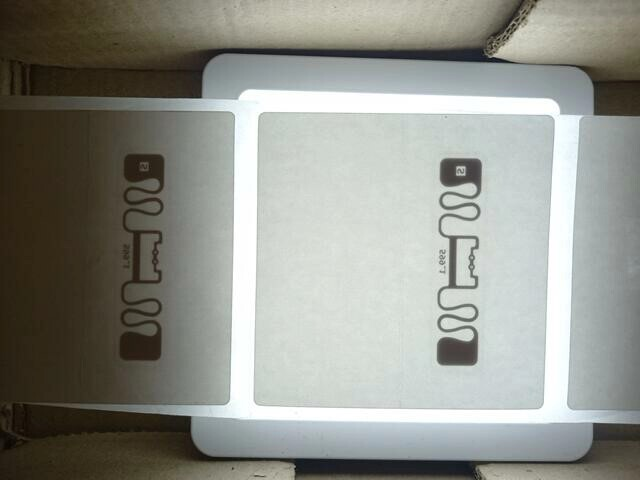
#> input picture ima/Buenas/prueba.jpeg, 640 x 480 px, found by its file name
$ python temp.py   (older library calls are emulated)
#> lines starting #> are read from the running program, lines starting #| are printed output that depends on the picture; after the words box and inside, x2 and y2 are one past the last pixel; in counts of white or black regions, pixels touching at a corner belong together
import numpy as np
import cv2 as cv2
import matplotlib.pylab as plt

cv2.destroyAllWindows()

def segColorKMeans(imagen,K):

    twoDimage = imagen.reshape((-1,1))
    twoDimage = np.float32(twoDimage)

    criteria = (cv2.TERM_CRITERIA_EPS + cv2.TERM_CRITERIA_MAX_ITER, 10, 1.0)
    attempts=10

    ret,label,center =cv2.kmeans(twoDimage,K,None,criteria,attempts,cv2.KMEANS_PP_CENTERS)
    center = np.uint8(center)
    res = center[label.flatten()]
    return res.reshape((imagen.shape)) , ret , label,  center

def adjust_gamma(image, gamma=1.0):
	# build a lookup table mapping the pixel values [0, 255] to
	# their adjusted gamma values
	invGamma = 1.0 / gamma
	table = np.array([((i / 255.0) ** invGamma) * 255
		for i in np.arange(0, 256)]).astype("uint8")
	# apply gamma correction using the lookup table
	return cv2.LUT(image, table)

# %% PREPROCESAMIENTO DE LA IMAGEN ORIGINAL

#imagen_fuente = cv2.imread('F4.jpeg')
imagen_fuente = cv2.imread('Buenas/prueba.jpeg')
#> imagen_fuente is the input picture: shape (480, 640, 3); mean B, G, R 138.8, 146, 144.4
imagen  = imagen_fuente.copy()
imagen_redi = cv2.resize(imagen_fuente,(680,500))
#cv2.imshow('IMAGEN ORIGINAL',imagen_redi)

denoised = cv2.fastNlMeansDenoisingColored(imagen_redi, None, 10, 10, 7, 21)
#cv2.imshow('IMAGEN ruido',denoised)


imGray = cv2.cvtColor(imagen_redi, cv2.COLOR_BGR2GRAY)
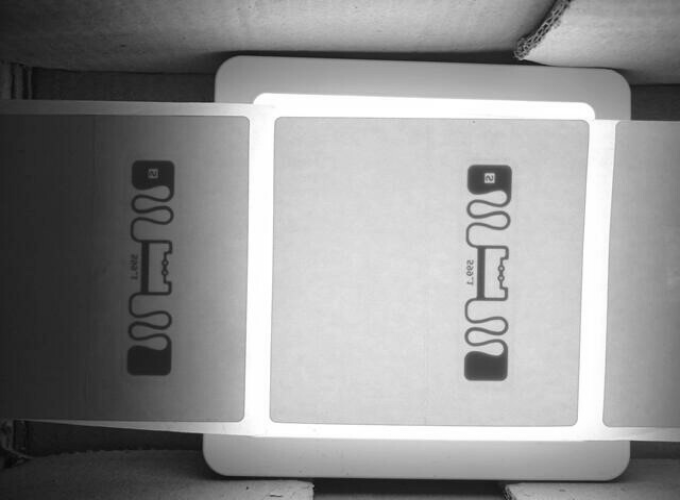
#> imGray: shape (500, 680); min 7, max 255, mean 144.6
#cv2.imshow('IMAGEN ESCALA DE GRIS',cv2.resize(imGray,(680,500)))

imagen_fil = cv2.medianBlur(imGray, 7)
#cv2.imshow('Filtro ',cv2.resize(imagen_fil,(680,500)))

# Blur the image
imagen_gauss = cv2.GaussianBlur(imagen_fil, (3,3), 0)

# Apply Unsharp masking
imagen_highboost = cv2.addWeighted(imagen_fil, 2, imagen_gauss, -1, 0)
#cv2.imshow('Filtro highboost',cv2.resize(imagen_highboost,(680,500)))

imagen_gama = adjust_gamma(imagen_highboost,0.95)
#cv2.imshow('Correcion gama',cv2.resize(imagen_gama,(680,500)))

# %% HISTOGRAMAS

'''
plt.hist(imGray.ravel(),bins = 256, range = [0, 256])
plt.title("Gris")
plt.show()

plt.hist(imagen_fil.ravel(),bins = 256, range = [0, 256])
plt.title("Filtro mediana")
plt.show()

plt.hist(imagen_gama.ravel(),bins = 256, range = [0, 256])
plt.title("Correcion gama")
plt.show()

plt.hist(imagen_highboost.ravel(),bins = 256, range = [0, 256])
plt.title("Highboost")
plt.show()
'''
# %% SELECCIÓN DE LAS CAPAS DE INTERES

#cv2.imshow('Klosterizaciòn sin filtro',segColorKMeans(imagen,5))
imagen_KMeans ,ret , label,  center  =  segColorKMeans(imagen_gama,8)
#> in segColorKMeans, `ret,label,center =cv2.kmeans(twoDimage,K,None,criteria,attempts,cv2.KM..`: ret = 17884802.5; center = [35.36, 209.2, 154.2, 99.18, 251.3, 177.7, 130.4, 62.61]
#> in segColorKMeans, `center = np.uint8(center)`: center = [35, 209, 154, 99, 251, 177, 130, 62]
#> ret = 17884802.5; center = [35, 209, 154, 99, 251, 177, 130, 62]
cv2.imshow('clustering',imagen_KMeans)

imagen2 = imagen_KMeans.copy()
imagen3 = imagen_KMeans.copy()

imagen2[imagen_KMeans == center.min()] = 255
imagen2[imagen_KMeans != center.min()] = 0
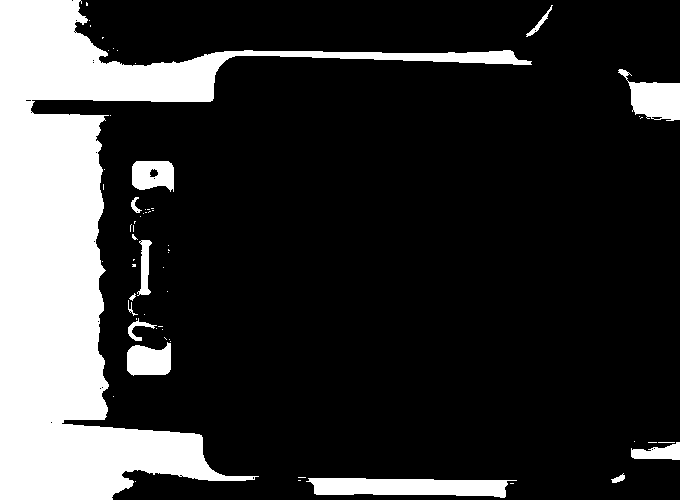
#> imagen2: shape (500, 680); 20.6% white; 62 white regions (49 under 20 px), largest, box (x1, y1, x2, y2) and area: (0, 0, 532, 500) 61121, (306, 478, 517, 498) 3143, (618, 69, 680, 121) 1761
#cv2.imshow("segmento 1", imagen2)

g = list(center)
#> g = [[35], [209], [154], [99], [251], [177], [130], [62]]
g.sort()

imagen3[imagen_KMeans == g[2]] = 255
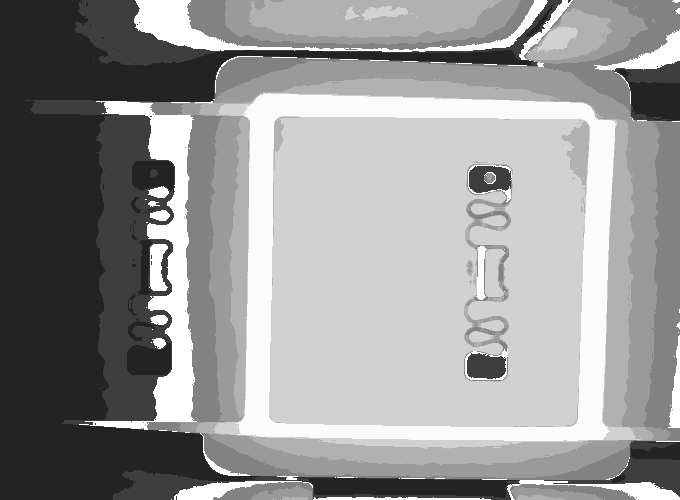
#> imagen3: shape (500, 680); min 35, max 255, mean 150.5
imagen3[imagen_KMeans != g[2]] = 0
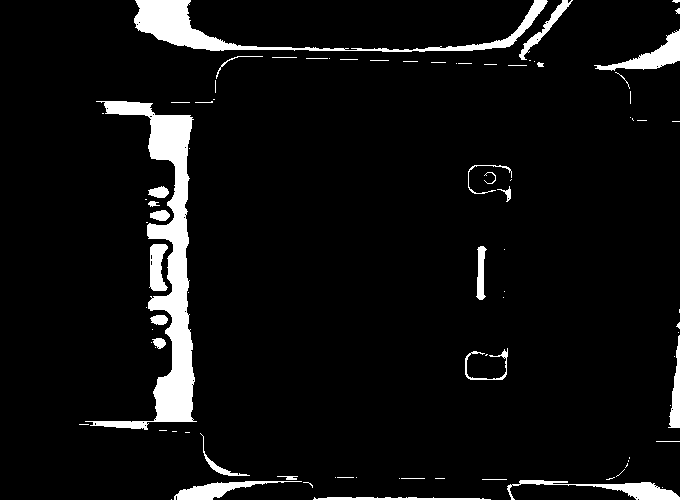
#> imagen3: shape (500, 680); 6.1% white; 87 white regions (56 under 20 px), largest, box (x1, y1, x2, y2) and area: (85, 101, 197, 430) 8915, (134, 0, 548, 52) 4168, (594, 29, 680, 71) 1158
#cv2.imshow("segmento 3", imagen3)

# %% CALCULO DEL PIXEL CENTRAL

height, width = imagen3.shape[:2]
#> height = 500; width = 680
height_center = height / 2
#> height_center = 250
wigth_center = width / 2
#> wigth_center = 340
center = (int(wigth_center), int(height_center))
#> center = (340, 250)


# %% BORDES Y CONTORNOS

canny = cv2.Canny(imagen3, 120, 255, 1)
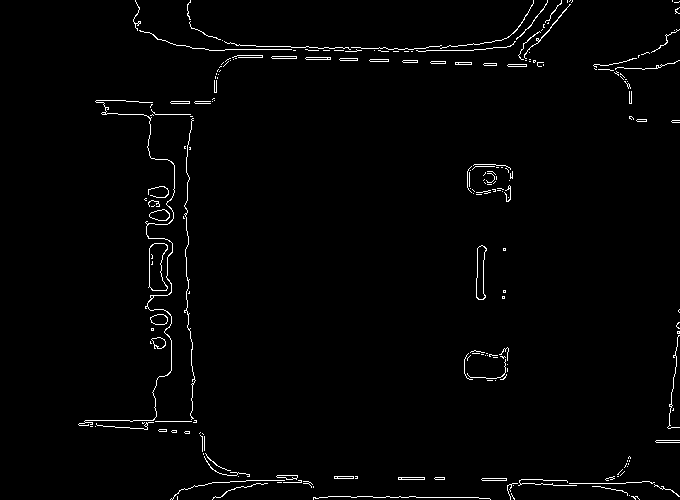
#> canny: shape (500, 680); 1.6% white in thin lines or dots, all inside (x1, y1, x2, y2) = (78, 0, 680, 500)
cnts, _ = cv2.findContours(canny, cv2.RETR_TREE, cv2.CHAIN_APPROX_SIMPLE)
#> cnts = 264 contours, 224 with area under 20; largest, box (x1, y1, x2, y2) and area: (148, 243, 168, 291) 648, (149, 243, 168, 291) 637, (476, 245, 487, 300) 367, (476, 245, 487, 300) 358, (149, 209, 170, 221) 163
cnts = sorted(cnts, key = cv2.contourArea, reverse = True)[:10]
#> cnts = 10 contours; largest, box (x1, y1, x2, y2) and area: (148, 243, 168, 291) 648, (149, 243, 168, 291) 637, (476, 245, 487, 300) 367, (476, 245, 487, 300) 358, (149, 209, 170, 221) 163
cv2.drawContours(imagen_gama, cnts, -1, (0, 255, 0), 3)
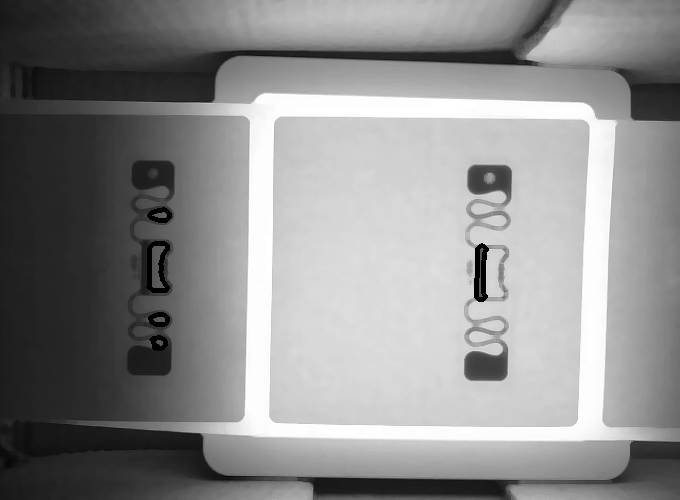
#> imagen_gama: shape (500, 680); min 0, max 255, mean 140.8
cv2.imshow("Bordes", canny)


index = 0
for c in cnts:

    result = cv2.pointPolygonTest(c, center, False)
    if (result == 1.0) :
        cv2.drawContours(imagen_redi, [c], -1, (255, 255, 255), 1)
        break
    index += 1
#> this loop made 10 passes
#> after the loop, index = 10
print('Index: ', index)
#| Index:  10

cv2.circle(imagen_redi, center, 2, (100, 100, 255), -1)
#> imagen_redi: shape (500, 680, 3); mean B, G, R 138.7, 145.9, 144.3
#cv2.putText(imagen_redi, 'Pixel central', (center[0], center[1]), cv2.FONT_HERSHEY_SIMPLEX, 1.0, (0, 0, 255), lineType=cv2.LINE_AA)

print('point1:', result)
#| point1: -1.0
cv2.imshow('Etiqueta central encontrada', imagen_redi)
flip1 = cv2.flip(imagen_redi,1)
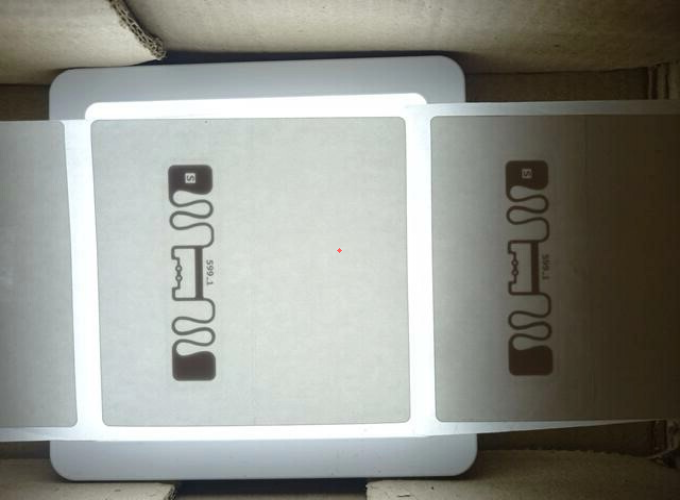
#> flip1: shape (500, 680, 3); mean B, G, R 138.7, 145.9, 144.3
#cv2.imshow("Etiqueta central Recortada invertida",cv2.resize(flip1,(680, 500)))

# %% RECORTE DE LA ETIQUETA CENTRAL

maskImage = np.zeros(imagen3.shape, dtype=np.uint8)
#cv2.drawContours(maskImage, cnts, (index - 1) , (255, 255, 255), -1)
newImage = cv2.bitwise_and(imagen3, maskImage)
#> newImage: shape (500, 680); every value is 0
#cv2.imshow("Etiqueta central Recortada",cv2.resize(newImage,(680, 500)))


#Invertir imagen en el eje de las x
#flip1 = cv2.flip(newImage,1)
#cv2.imshow("Etiqueta central Recortada invertida",cv2.resize(flip1,(680, 500)))

#%%
"""
print(sum(label))
label = np.uint8(label)
grupo =  label.reshape((imagen_KMeans.shape))

grupo1 = np.where(grupo == 1, 1 , 0)
grupo2 = np.where(grupo == 2, 1 , 0)
grupo1 = np.uint8(1 - grupo1)

dist = cv2.distanceTransform(grupo1, cv2.DIST_L2, 3)
cv2.imshow('Grupo 1', grupo1*255)


cv2.normalize(dist, dist, 0, 1.0, cv2.NORM_MINMAX)
cv2.imshow('Distance Transform Image', dist * grupo2)
"""
#%%
'''


methods = [cv2.TM_SQDIFF, cv2.TM_SQDIFF_NORMED, cv2.TM_CCORR,
            cv2.TM_CCORR_NORMED, cv2.TM_CCOEFF, cv2.TM_CCOEFF_NORMED]


for method in methods:
    {res = cv2.matchTemplate(image_gray, template_gray, method=method)
    min_val, max_val, min_loc, max_loc = cv2.minMaxLoc(res)
    print(min_val, max_val, min_loc, max_loc)

    if method == cv2.TM_SQDIFF or method == cv2.TM_SQDIFF_NORMED:
    x1, y1 = min_loc
    x2, y2 = min_loc[0] + template.shape[1], min_loc[1] + template.shape[0]
    else:
    x1, y1 = max_loc
    x2, y2 = max_loc[0] + template.shape[1], max_loc[1] + template.shape[0]

    cv2.rectangle(Copia, (x1, y1), (x2, y2), (0, 255, 0), 3)
    cv2.imshow("Image", Copia)
    cv2.imshow("Template", Muestra)
    Copia = imagen.copy()}


points = np.array([(0,240),(320,240),(226,100),(94,100)], dtype = np.int32)
ROI = np.zeros_like(imGray)
ignore_mask_color = 255
cv2.fillPoly(ROI, points, ignore_mask_color)
masked_image = cv2.bitwise_and(imGray, ROI)
cv2.imshow('IMAGEN ESCALA DE GRIS',cv2.resize(imGray,(680,500)))

# [4 lines of commented-out code are left out]
cv2.imshow('Imagen normalizada',np.concatenate((cv2.resize(imGray,(450,300)), cv2.resize(im3,(450,300))), axis=1))

alpha = 1.2 # Constraste (1.0-3.0)
beta = 15 # Brillo (0-100)

adjusted = cv2.convertScaleAbs(imGray, alpha=alpha, beta=beta)
cv2.imshow('IMAGEN CON NUEVO BRILLO',cv2.resize(adjusted,(680,500)))

gaussiana = cv2.GaussianBlur(imGray, (7,7), 0)
unsharp_image = cv2.addWeighted(imGray, 2, gaussiana, -1, 0)


cv2.imshow('IMAGEN CON FILTRO GAUSSIANO',cv2.resize(gaussiana,(680,500)))
cv2.imshow('IMAGEN CON BORDES ',cv2.resize(unsharp_image,(680,500)))

apertureSize  = 3
edge = cv2.Canny(gaussiana, 50, 150,apertureSize=5)
cv2.imshow('BORDES',cv2.resize(edge,(680,500)))
'''

$ run again, with ima/Buenas/WIN_20230219_21_05_48_Pro.jpg copied over ima/Buenas/prueba.jpeg
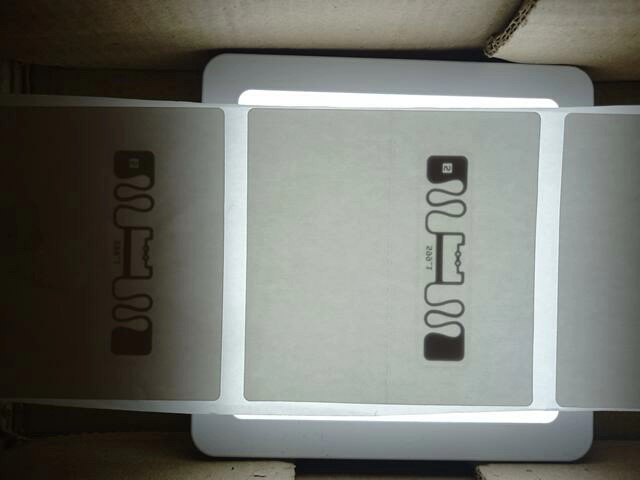
#> input picture ima/Buenas/WIN_20230219_21_05_48_Pro.jpg, 640 x 480 px, found by its file name
#> imagen_fuente is the input picture: shape (480, 640, 3); mean B, G, R 110.1, 116.5, 114.7
#> in segColorKMeans, `ret,label,center =cv2.kmeans(twoDimage,K,None,criteria,attempts,cv2.KM..`: ret = 18892058.9; center = [19.87, 121, 172.9, 250.9, 145.9, 52.67, 221.4, 94.08]
#> in segColorKMeans, `center = np.uint8(center)`: center = [19, 120, 172, 250, 145, 52, 221, 94]
#> `imagen_KMeans ,ret , label,  center  =  segColorKMeans(imagen_gama,8)`: ret = 18892058.9; center = [19, 120, 172, 250, 145, 52, 221, 94]
#> `imagen2[imagen_KMeans != center.min()] = 0`:
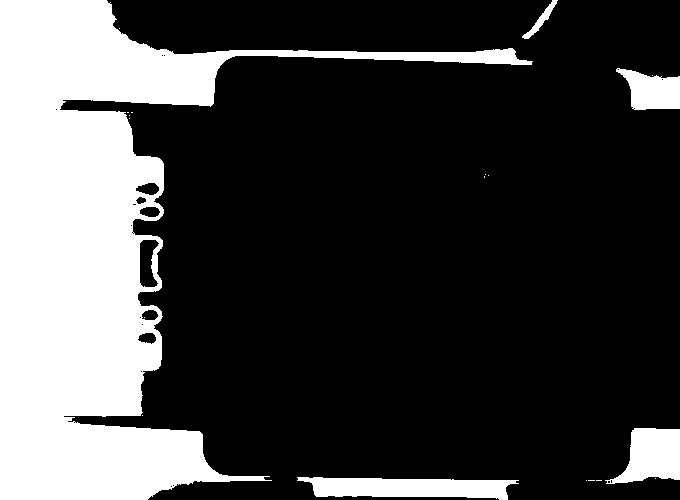
#> imagen2: shape (500, 680); 26.3% white; 20 white regions (15 under 20 px), largest, box (x1, y1, x2, y2) and area: (0, 0, 533, 500) 80791, (297, 477, 519, 500) 3653, (605, 428, 680, 484) 2707, (616, 68, 680, 110) 1778, (522, 0, 558, 39) 305
#> g = [[19], [120], [172], [250], [145], [52], [221], [94]]
#> canny: shape (500, 680); 1.7% white in thin lines or dots, all inside (x1, y1, x2, y2) = (124, 0, 680, 500)
#> `cnts, _ = cv2.findContours(canny, cv2.RETR_TREE, cv2.CHAIN_APPROX_SIMP..`: cnts = 196 contours, 174 with area under 20; largest, box (x1, y1, x2, y2) and area: (437, 433, 631, 480) 1532, (524, 433, 631, 480) 1521, (453, 161, 498, 184) 82, (461, 242, 473, 296) 78, (492, 64, 527, 67) 66
#> `cnts = sorted(cnts, key = cv2.contourArea, reverse = True)[:10]`: cnts = 10 contours; largest, box (x1, y1, x2, y2) and area: (437, 433, 631, 480) 1532, (524, 433, 631, 480) 1521, (453, 161, 498, 184) 82, (461, 242, 473, 296) 78, (492, 64, 527, 67) 66
#> imagen_gama: shape (500, 680); min 0, max 255, mean 110.4
#> the loop `for c in cnts: ` made 10 passes
#> c on pass 9: [[390, 60], [390, 62], [415, 62], [415, 60]]
#> after the loop `for c in cnts:`: index = 10
#| Index:  10
#| point1: -1.0
#> `flip1 = cv2.flip(imagen_redi,1)`:
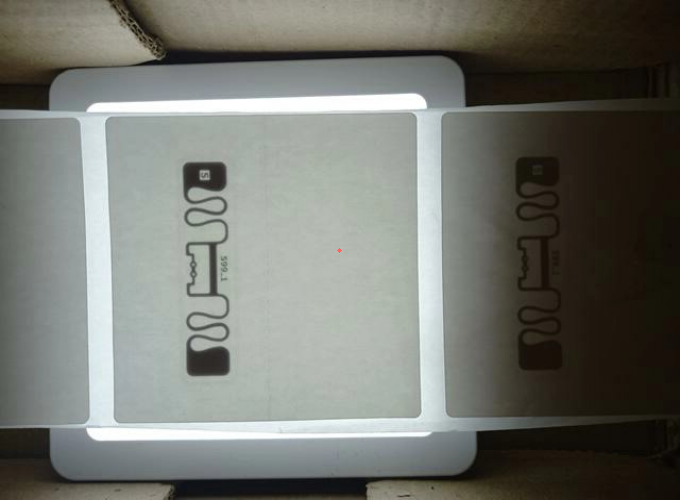
#> flip1: shape (500, 680, 3); mean B, G, R 110, 116.4, 114.6
#> newImage: shape (500, 680); every value is 0
